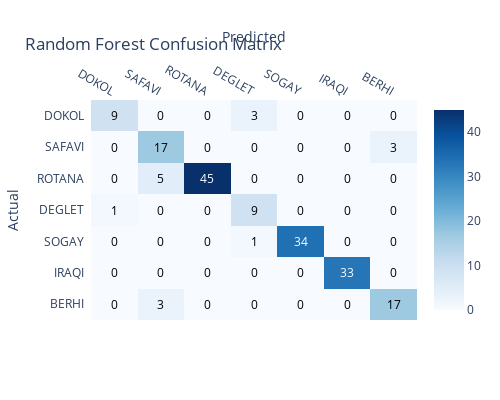

Write notebook code for a chart like this one.
### Markdown cell above
## Count Confusion Matrix:
 
 ! Took it ready from penguins example

### Code cell
from sklearn.metrics import confusion_matrix
import plotly.figure_factory as ff
import numpy as np

def evaluate_model(random_forset_improved, name):
    """Generate and display a confusion matrix heatmap for a given model."""
    y_pred = random_forset_improved.predict(X_test)
    cm = confusion_matrix(y_test, y_pred)
    
    # Create labels for the confusion matrix
    labels = ['DOKOL', 'SAFAVI', 'ROTANA', 'DEGLET', 'SOGAY', 'IRAQI', 'BERHI']
    
    # Create annotated heatmap using plotly
    fig = ff.create_annotated_heatmap(
        z=cm,
        x=labels,
        y=labels,
        colorscale='Blues',
        showscale=True
    )
    
    fig.update_layout(
        title=f'{name} Confusion Matrix',
        xaxis_title='Predicted',
        yaxis_title='Actual',
        width=500,
        height=400
    )
    # Reverse y-axis to match sklearn convention
    fig.update_yaxes(autorange='reversed')
    fig.show()
    
# Evaluate model
evaluate_model(random_forset_improved, "Random Forest")

### Figure 1 — Plotly figure (JSON) as saved in the notebook; plotly's stock layout.template omitted (floating-point values rounded to 4 significant figures)
{"data": [{"colorscale": [[0, "rgb(247,251,255)"], [0.125, "rgb(222,235,247)"], [0.25, "rgb(198,219,239)"], [0.375, "rgb(158,202,225)"], [0.5, "rgb(107,174,214)"], [0.625, "rgb(66,146,198)"], [0.75, "rgb(33,113,181)"], [0.875, "rgb(8,81,156)"], [1, "rgb(8,48,107)"]], "reversescale": false, "showscale": true, "type": "heatmap", "x": ["DOKOL", "SAFAVI", "ROTANA", "DEGLET", "SOGAY", "IRAQI", "BERHI"], "y": ["DOKOL", "SAFAVI", "ROTANA", "DEGLET", "SOGAY", "IRAQI", "BERHI"], "z": [[9, 0, 0, 3, 0, 0, 0], [0, 17, 0, 0, 0, 0, 3], [0, 5, 45, 0, 0, 0, 0], [1, 0, 0, 9, 0, 0, 0], [0, 0, 0, 1, 34, 0, 0], [0, 0, 0, 0, 0, 33, 0], [0, 3, 0, 0, 0, 0, 17]]}], "layout": {"annotations": [{"font": {"color": "#000000"}, "showarrow": false, "text": "9", "x": "DOKOL", "xref": "x", "y": "DOKOL", "yref": "y"}, {"font": {"color": "#000000"}, "showarrow": false, "text": "0", "x": "SAFAVI", "xref": "x", "y": "DOKOL", "yref": "y"}, {"font": {"color": "#000000"}, "showarrow": false, "text": "0", "x": "ROTANA", "xref": "x", "y": "DOKOL", "yref": "y"}, {"font": {"color": "#000000"}, "showarrow": false, "text": "3", "x": "DEGLET", "xref": "x", "y": "DOKOL", "yref": "y"}, {"font": {"color": "#000000"}, "showarrow": false, "text": "0", "x": "SOGAY", "xref": "x", "y": "DOKOL", "yref": "y"}, {"font": {"color": "#000000"}, "showarrow": false, "text": "0", "x": "IRAQI", "xref": "x", "y": "DOKOL", "yref": "y"}, {"font": {"color": "#000000"}, "showarrow": false, "text": "0", "x": "BERHI", "xref": "x", "y": "DOKOL", "yref": "y"}, {"font": {"color": "#000000"}, "showarrow": false, "text": "0", "x": "DOKOL", "xref": "x", "y": "SAFAVI", "yref": "y"}, {"font": {"color": "#000000"}, "showarrow": false, "text": "17", "x": "SAFAVI", "xref": "x", "y": "SAFAVI", "yref": "y"}, {"font": {"color": "#000000"}, "showarrow": false, "text": "0", "x": "ROTANA", "xref": "x", "y": "SAFAVI", "yref": "y"}, {"font": {"color": "#000000"}, "showarrow": false, "text": "0", "x": "DEGLET", "xref": "x", "y": "SAFAVI", "yref": "y"}, {"font": {"color": "#000000"}, "showarrow": false, "text": "0", "x": "SOGAY", "xref": "x", "y": "SAFAVI", "yref": "y"}, {"font": {"color": "#000000"}, "showarrow": false, "text": "0", "x": "IRAQI", "xref": "x", "y": "SAFAVI", "yref": "y"}, {"font": {"color": "#000000"}, "showarrow": false, "text": "3", "x": "BERHI", "xref": "x", "y": "SAFAVI", "yref": "y"}, {"font": {"color": "#000000"}, "showarrow": false, "text": "0", "x": "DOKOL", "xref": "x", "y": "ROTANA", "yref": "y"}, {"font": {"color": "#000000"}, "showarrow": false, "text": "5", "x": "SAFAVI", "xref": "x", "y": "ROTANA", "yref": "y"}, {"font": {"color": "#FFFFFF"}, "showarrow": false, "text": "45", "x": "ROTANA", "xref": "x", "y": "ROTANA", "yref": "y"}, {"font": {"color": "#000000"}, "showarrow": false, "text": "0", "x": "DEGLET", "xref": "x", "y": "ROTANA", "yref": "y"}, {"font": {"color": "#000000"}, "showarrow": false, "text": "0", "x": "SOGAY", "xref": "x", "y": "ROTANA", "yref": "y"}, {"font": {"color": "#000000"}, "showarrow": false, "text": "0", "x": "IRAQI", "xref": "x", "y": "ROTANA", "yref": "y"}, {"font": {"color": "#000000"}, "showarrow": false, "text": "0", "x": "BERHI", "xref": "x", "y": "ROTANA", "yref": "y"}, {"font": {"color": "#000000"}, "showarrow": false, "text": "1", "x": "DOKOL", "xref": "x", "y": "DEGLET", "yref": "y"}, {"font": {"color": "#000000"}, "showarrow": false, "text": "0", "x": "SAFAVI", "xref": "x", "y": "DEGLET", "yref": "y"}, {"font": {"color": "#000000"}, "showarrow": false, "text": "0", "x": "ROTANA", "xref": "x", "y": "DEGLET", "yref": "y"}, {"font": {"color": "#000000"}, "showarrow": false, "text": "9", "x": "DEGLET", "xref": "x", "y": "DEGLET", "yref": "y"}, {"font": {"color": "#000000"}, "showarrow": false, "text": "0", "x": "SOGAY", "xref": "x", "y": "DEGLET", "yref": "y"}, {"font": {"color": "#000000"}, "showarrow": false, "text": "0", "x": "IRAQI", "xref": "x", "y": "DEGLET", "yref": "y"}, {"font": {"color": "#000000"}, "showarrow": false, "text": "0", "x": "BERHI", "xref": "x", "y": "DEGLET", "yref": "y"}, {"font": {"color": "#000000"}, "showarrow": false, "text": "0", "x": "DOKOL", "xref": "x", "y": "SOGAY", "yref": "y"}, {"font": {"color": "#000000"}, "showarrow": false, "text": "0", "x": "SAFAVI", "xref": "x", "y": "SOGAY", "yref": "y"}, {"font": {"color": "#000000"}, "showarrow": false, "text": "0", "x": "ROTANA", "xref": "x", "y": "SOGAY", "yref": "y"}, {"font": {"color": "#000000"}, "showarrow": false, "text": "1", "x": "DEGLET", "xref": "x", "y": "SOGAY", "yref": "y"}, {"font": {"color": "#FFFFFF"}, "showarrow": false, "text": "34", "x": "SOGAY", "xref": "x", "y": "SOGAY", "yref": "y"}, {"font": {"color": "#000000"}, "showarrow": false, "text": "0", "x": "IRAQI", "xref": "x", "y": "SOGAY", "yref": "y"}, {"font": {"color": "#000000"}, "showarrow": false, "text": "0", "x": "BERHI", "xref": "x", "y": "SOGAY", "yref": "y"}, {"font": {"color": "#000000"}, "showarrow": false, "text": "0", "x": "DOKOL", "xref": "x", "y": "IRAQI", "yref": "y"}, {"font": {"color": "#000000"}, "showarrow": false, "text": "0", "x": "SAFAVI", "xref": "x", "y": "IRAQI", "yref": "y"}, {"font": {"color": "#000000"}, "showarrow": false, "text": "0", "x": "ROTANA", "xref": "x", "y": "IRAQI", "yref": "y"}, {"font": {"color": "#000000"}, "showarrow": false, "text": "0", "x": "DEGLET", "xref": "x", "y": "IRAQI", "yref": "y"}, {"font": {"color": "#000000"}, "showarrow": false, "text": "0", "x": "SOGAY", "xref": "x", "y": "IRAQI", "yref": "y"}, {"font": {"color": "#FFFFFF"}, "showarrow": false, "text": "33", "x": "IRAQI", "xref": "x", "y": "IRAQI", "yref": "y"}, {"font": {"color": "#000000"}, "showarrow": false, "text": "0", "x": "BERHI", "xref": "x", "y": "IRAQI", "yref": "y"}, {"font": {"color": "#000000"}, "showarrow": false, "text": "0", "x": "DOKOL", "xref": "x", "y": "BERHI", "yref": "y"}, {"font": {"color": "#000000"}, "showarrow": false, "text": "3", "x": "SAFAVI", "xref": "x", "y": "BERHI", "yref": "y"}, {"font": {"color": "#000000"}, "showarrow": false, "text": "0", "x": "ROTANA", "xref": "x", "y": "BERHI", "yref": "y"}, {"font": {"color": "#000000"}, "showarrow": false, "text": "0", "x": "DEGLET", "xref": "x", "y": "BERHI", "yref": "y"}, {"font": {"color": "#000000"}, "showarrow": false, "text": "0", "x": "SOGAY", "xref": "x", "y": "BERHI", "yref": "y"}, {"font": {"color": "#000000"}, "showarrow": false, "text": "0", "x": "IRAQI", "xref": "x", "y": "BERHI", "yref": "y"}, {"font": {"color": "#000000"}, "showarrow": false, "text": "17", "x": "BERHI", "xref": "x", "y": "BERHI", "yref": "y"}], "height": 400, "title": {"text": "Random Forest Confusion Matrix"}, "width": 500, "xaxis": {"dtick": 1, "gridcolor": "rgb(0, 0, 0)", "side": "top", "ticks": "", "title": {"text": "Predicted"}}, "yaxis": {"autorange": "reversed", "dtick": 1, "ticks": "", "ticksuffix": "  ", "title": {"text": "Actual"}}}}
